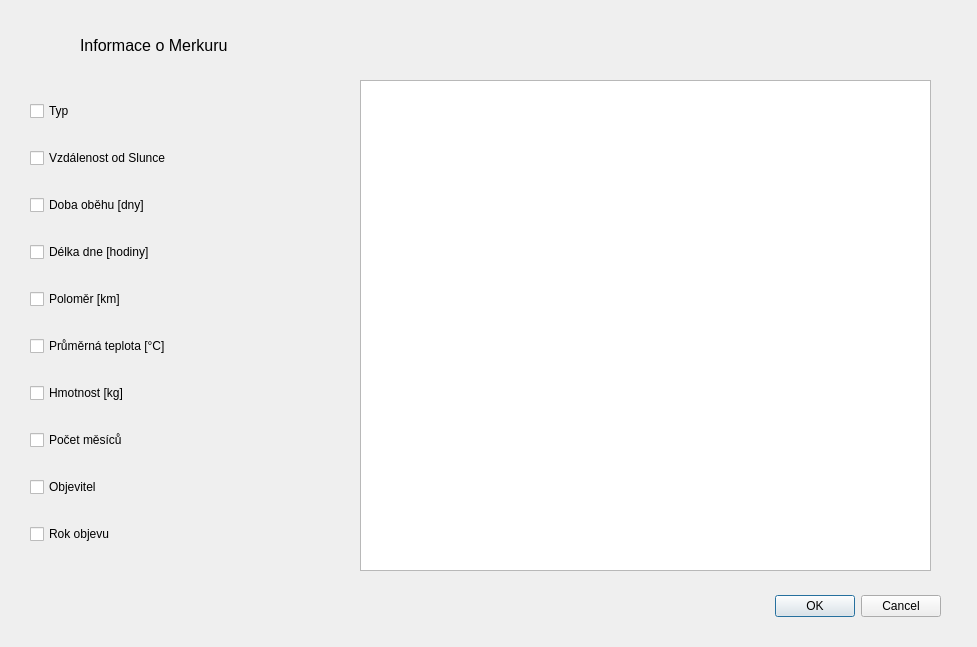
<?xml version="1.0" encoding="UTF-8"?>
<ui version="4.0">
 <class>DialogMerkur</class>
 <widget class="QDialog" name="DialogMerkur">
  <property name="geometry">
   <rect>
    <x>0</x>
    <y>0</y>
    <width>977</width>
    <height>647</height>
   </rect>
  </property>
  <property name="windowTitle">
   <string>Dialog</string>
  </property>
  <widget class="QDialogButtonBox" name="buttonBox">
   <property name="geometry">
    <rect>
     <x>600</x>
     <y>590</y>
     <width>341</width>
     <height>32</height>
    </rect>
   </property>
   <property name="orientation">
    <enum>Qt::Horizontal</enum>
   </property>
   <property name="standardButtons">
    <set>QDialogButtonBox::Cancel|QDialogButtonBox::Ok</set>
   </property>
  </widget>
  <widget class="QTableView" name="tableViewMerkur">
   <property name="geometry">
    <rect>
     <x>360</x>
     <y>80</y>
     <width>571</width>
     <height>491</height>
    </rect>
   </property>
  </widget>
  <widget class="QWidget" name="verticalLayoutWidget">
   <property name="geometry">
    <rect>
     <x>30</x>
     <y>80</y>
     <width>301</width>
     <height>491</height>
    </rect>
   </property>
   <layout class="QVBoxLayout" name="verticalLayout">
    <item>
     <widget class="QCheckBox" name="checkBox_2">
      <property name="text">
       <string>Typ</string>
      </property>
     </widget>
    </item>
    <item>
     <widget class="QCheckBox" name="checkBox_4">
      <property name="text">
       <string>Vzdálenost od Slunce</string>
      </property>
     </widget>
    </item>
    <item>
     <widget class="QCheckBox" name="checkBox_5">
      <property name="text">
       <string>Doba oběhu [dny]</string>
      </property>
     </widget>
    </item>
    <item>
     <widget class="QCheckBox" name="checkBox_8">
      <property name="text">
       <string>Délka dne [hodiny]</string>
      </property>
     </widget>
    </item>
    <item>
     <widget class="QCheckBox" name="checkBox_9">
      <property name="text">
       <string>Poloměr [km]</string>
      </property>
     </widget>
    </item>
    <item>
     <widget class="QCheckBox" name="checkBox_7">
      <property name="text">
       <string>Průměrná teplota [°C]</string>
      </property>
     </widget>
    </item>
    <item>
     <widget class="QCheckBox" name="checkBox_10">
      <property name="text">
       <string>Hmotnost [kg]</string>
      </property>
     </widget>
    </item>
    <item>
     <widget class="QCheckBox" name="checkBox_6">
      <property name="text">
       <string>Počet měsíců</string>
      </property>
     </widget>
    </item>
    <item>
     <widget class="QCheckBox" name="checkBox_3">
      <property name="text">
       <string>Objevitel</string>
      </property>
     </widget>
    </item>
    <item>
     <widget class="QCheckBox" name="checkBox">
      <property name="text">
       <string>Rok objevu</string>
      </property>
     </widget>
    </item>
   </layout>
  </widget>
  <widget class="QLabel" name="label">
   <property name="geometry">
    <rect>
     <x>80</x>
     <y>30</y>
     <width>221</width>
     <height>31</height>
    </rect>
   </property>
   <property name="text">
    <string>&lt;html&gt;&lt;head/&gt;&lt;body&gt;&lt;p&gt;&lt;span style=&quot; font-size:12pt;&quot;&gt;Informace o Merkuru&lt;/span&gt;&lt;/p&gt;&lt;/body&gt;&lt;/html&gt;</string>
   </property>
  </widget>
 </widget>
 <resources/>
 <connections>
  <connection>
   <sender>buttonBox</sender>
   <signal>accepted()</signal>
   <receiver>DialogMerkur</receiver>
   <slot>accept()</slot>
   <hints>
    <hint type="sourcelabel">
     <x>248</x>
     <y>254</y>
    </hint>
    <hint type="destinationlabel">
     <x>157</x>
     <y>274</y>
    </hint>
   </hints>
  </connection>
  <connection>
   <sender>buttonBox</sender>
   <signal>rejected()</signal>
   <receiver>DialogMerkur</receiver>
   <slot>reject()</slot>
   <hints>
    <hint type="sourcelabel">
     <x>316</x>
     <y>260</y>
    </hint>
    <hint type="destinationlabel">
     <x>286</x>
     <y>274</y>
    </hint>
   </hints>
  </connection>
 </connections>
</ui>
